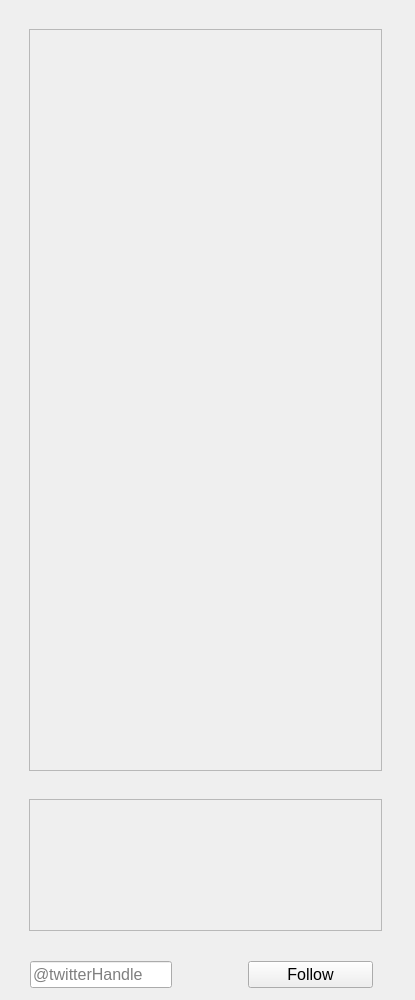
<?xml version="1.0" encoding="UTF-8"?>
<ui version="4.0">
 <class>TweetStream</class>
 <widget class="QWidget" name="TweetStream">
  <property name="geometry">
   <rect>
    <x>0</x>
    <y>0</y>
    <width>415</width>
    <height>1000</height>
   </rect>
  </property>
  <property name="sizePolicy">
   <sizepolicy hsizetype="Preferred" vsizetype="Expanding">
    <horstretch>0</horstretch>
    <verstretch>0</verstretch>
   </sizepolicy>
  </property>
  <property name="minimumSize">
   <size>
    <width>415</width>
    <height>1000</height>
   </size>
  </property>
  <property name="maximumSize">
   <size>
    <width>16777215</width>
    <height>16777215</height>
   </size>
  </property>
  <property name="windowTitle">
   <string>Tweet Stream</string>
  </property>
  <property name="autoFillBackground">
   <bool>false</bool>
  </property>
  <widget class="QWidget" name="layoutWidget">
   <property name="geometry">
    <rect>
     <x>10</x>
     <y>10</y>
     <width>391</width>
     <height>1000</height>
    </rect>
   </property>
   <layout class="QVBoxLayout" name="mainLayout">
    <property name="spacing">
     <number>10</number>
    </property>
    <property name="sizeConstraint">
     <enum>QLayout::SetDefaultConstraint</enum>
    </property>
    <property name="leftMargin">
     <number>10</number>
    </property>
    <property name="topMargin">
     <number>10</number>
    </property>
    <property name="rightMargin">
     <number>10</number>
    </property>
    <property name="bottomMargin">
     <number>10</number>
    </property>
    <item>
     <widget class="QWidget" name="tweetStream" native="true">
      <property name="sizePolicy">
       <sizepolicy hsizetype="Preferred" vsizetype="Minimum">
        <horstretch>0</horstretch>
        <verstretch>0</verstretch>
       </sizepolicy>
      </property>
      <property name="minimumSize">
       <size>
        <width>0</width>
        <height>600</height>
       </size>
      </property>
      <property name="maximumSize">
       <size>
        <width>16777215</width>
        <height>16777215</height>
       </size>
      </property>
      <layout class="QVBoxLayout" name="verticalLayout_3">
       <item>
        <widget class="QScrollArea" name="tweetStreamScrollArea">
         <property name="sizePolicy">
          <sizepolicy hsizetype="Preferred" vsizetype="Preferred">
           <horstretch>0</horstretch>
           <verstretch>0</verstretch>
          </sizepolicy>
         </property>
         <property name="widgetResizable">
          <bool>true</bool>
         </property>
         <widget class="QWidget" name="tweetStreamScrollAreaContents">
          <property name="geometry">
           <rect>
            <x>0</x>
            <y>0</y>
            <width>351</width>
            <height>740</height>
           </rect>
          </property>
         </widget>
        </widget>
       </item>
      </layout>
     </widget>
    </item>
    <item>
     <widget class="QWidget" name="followingInfluencers" native="true">
      <property name="sizePolicy">
       <sizepolicy hsizetype="Preferred" vsizetype="Minimum">
        <horstretch>0</horstretch>
        <verstretch>0</verstretch>
       </sizepolicy>
      </property>
      <property name="minimumSize">
       <size>
        <width>0</width>
        <height>150</height>
       </size>
      </property>
      <property name="maximumSize">
       <size>
        <width>16777215</width>
        <height>150</height>
       </size>
      </property>
      <layout class="QVBoxLayout" name="verticalLayout_4">
       <item>
        <widget class="QScrollArea" name="followingInfluencersScrollArea">
         <property name="sizePolicy">
          <sizepolicy hsizetype="Preferred" vsizetype="Preferred">
           <horstretch>0</horstretch>
           <verstretch>0</verstretch>
          </sizepolicy>
         </property>
         <property name="widgetResizable">
          <bool>true</bool>
         </property>
         <widget class="QWidget" name="influencers">
          <property name="geometry">
           <rect>
            <x>0</x>
            <y>0</y>
            <width>351</width>
            <height>130</height>
           </rect>
          </property>
         </widget>
        </widget>
       </item>
      </layout>
     </widget>
    </item>
    <item>
     <widget class="QWidget" name="influencerForm" native="true">
      <property name="sizePolicy">
       <sizepolicy hsizetype="Preferred" vsizetype="Minimum">
        <horstretch>0</horstretch>
        <verstretch>0</verstretch>
       </sizepolicy>
      </property>
      <property name="minimumSize">
       <size>
        <width>0</width>
        <height>50</height>
       </size>
      </property>
      <property name="maximumSize">
       <size>
        <width>16777215</width>
        <height>50</height>
       </size>
      </property>
      <widget class="QWidget" name="layoutWidget">
       <property name="geometry">
        <rect>
         <x>-20</x>
         <y>10</y>
         <width>404</width>
         <height>29</height>
        </rect>
       </property>
       <layout class="QHBoxLayout" name="influencerFormLayout">
        <item>
         <widget class="QLineEdit" name="lineEditTwitterHandle">
          <property name="sizePolicy">
           <sizepolicy hsizetype="Maximum" vsizetype="Fixed">
            <horstretch>0</horstretch>
            <verstretch>0</verstretch>
           </sizepolicy>
          </property>
          <property name="minimumSize">
           <size>
            <width>125</width>
            <height>0</height>
           </size>
          </property>
          <property name="font">
           <font>
            <pointsize>12</pointsize>
           </font>
          </property>
          <property name="text">
           <string/>
          </property>
          <property name="maxLength">
           <number>16</number>
          </property>
          <property name="cursorPosition">
           <number>0</number>
          </property>
          <property name="placeholderText">
           <string>@twitterHandle</string>
          </property>
         </widget>
        </item>
        <item>
         <spacer name="horizontalSpacer">
          <property name="orientation">
           <enum>Qt::Horizontal</enum>
          </property>
          <property name="sizeType">
           <enum>QSizePolicy::Maximum</enum>
          </property>
          <property name="sizeHint" stdset="0">
           <size>
            <width>40</width>
            <height>20</height>
           </size>
          </property>
         </spacer>
        </item>
        <item>
         <widget class="QPushButton" name="followInfluencerBtn">
          <property name="sizePolicy">
           <sizepolicy hsizetype="Maximum" vsizetype="Fixed">
            <horstretch>0</horstretch>
            <verstretch>0</verstretch>
           </sizepolicy>
          </property>
          <property name="minimumSize">
           <size>
            <width>125</width>
            <height>0</height>
           </size>
          </property>
          <property name="font">
           <font>
            <pointsize>12</pointsize>
           </font>
          </property>
          <property name="text">
           <string>Follow</string>
          </property>
         </widget>
        </item>
       </layout>
      </widget>
     </widget>
    </item>
   </layout>
  </widget>
 </widget>
 <resources/>
 <connections/>
</ui>
